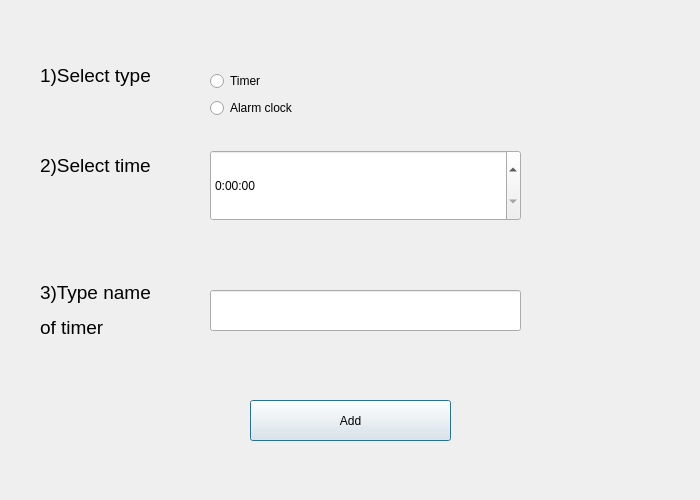
<?xml version="1.0" encoding="UTF-8"?>
<ui version="4.0">
 <class>InputWindow</class>
 <widget class="QDialog" name="InputWindow">
  <property name="geometry">
   <rect>
    <x>0</x>
    <y>0</y>
    <width>700</width>
    <height>500</height>
   </rect>
  </property>
  <property name="minimumSize">
   <size>
    <width>700</width>
    <height>500</height>
   </size>
  </property>
  <property name="maximumSize">
   <size>
    <width>700</width>
    <height>500</height>
   </size>
  </property>
  <property name="windowTitle">
   <string>Add timer</string>
  </property>
  <widget class="QLabel" name="label_2">
   <property name="geometry">
    <rect>
     <x>40</x>
     <y>60</y>
     <width>131</width>
     <height>31</height>
    </rect>
   </property>
   <property name="text">
    <string>&lt;html&gt;&lt;head/&gt;&lt;body&gt;&lt;p&gt;&lt;span style=&quot; font-size:14pt;&quot;&gt;1)Select type&lt;/span&gt;&lt;/p&gt;&lt;/body&gt;&lt;/html&gt;</string>
   </property>
  </widget>
  <widget class="QLabel" name="label_3">
   <property name="geometry">
    <rect>
     <x>40</x>
     <y>150</y>
     <width>131</width>
     <height>31</height>
    </rect>
   </property>
   <property name="text">
    <string>&lt;html&gt;&lt;head/&gt;&lt;body&gt;&lt;p&gt;&lt;span style=&quot; font-size:14pt;&quot;&gt;2)Select time&lt;/span&gt;&lt;/p&gt;&lt;/body&gt;&lt;/html&gt;</string>
   </property>
  </widget>
  <widget class="QTimeEdit" name="inputTimer">
   <property name="geometry">
    <rect>
     <x>210</x>
     <y>150</y>
     <width>311</width>
     <height>71</height>
    </rect>
   </property>
   <property name="styleSheet">
    <string notr="true">font: 14pt &quot;MS Shell Dlg 2&quot;;</string>
   </property>
   <property name="dateTime">
    <datetime>
     <hour>0</hour>
     <minute>0</minute>
     <second>0</second>
     <year>2000</year>
     <month>1</month>
     <day>1</day>
    </datetime>
   </property>
   <property name="displayFormat">
    <string>H:mm:ss</string>
   </property>
  </widget>
  <widget class="QLabel" name="label_4">
   <property name="geometry">
    <rect>
     <x>40</x>
     <y>280</y>
     <width>131</width>
     <height>61</height>
    </rect>
   </property>
   <property name="text">
    <string>&lt;html&gt;&lt;head/&gt;&lt;body&gt;&lt;p&gt;&lt;span style=&quot; font-size:14pt;&quot;&gt;3)Type name&lt;/span&gt;&lt;/p&gt;&lt;p&gt;&lt;span style=&quot; font-size:14pt;&quot;&gt;of timer&lt;/span&gt;&lt;/p&gt;&lt;/body&gt;&lt;/html&gt;</string>
   </property>
  </widget>
  <widget class="QLineEdit" name="lineNameTimerEdit">
   <property name="geometry">
    <rect>
     <x>210</x>
     <y>290</y>
     <width>311</width>
     <height>41</height>
    </rect>
   </property>
   <property name="styleSheet">
    <string notr="true">font: 14pt &quot;MS Shell Dlg 2&quot;;</string>
   </property>
   <property name="text">
    <string/>
   </property>
  </widget>
  <widget class="QPushButton" name="addButton">
   <property name="geometry">
    <rect>
     <x>250</x>
     <y>400</y>
     <width>201</width>
     <height>41</height>
    </rect>
   </property>
   <property name="styleSheet">
    <string notr="true">font: 8pt &quot;MS Shell Dlg 2&quot;;
font: 12pt &quot;MS Shell Dlg 2&quot;;</string>
   </property>
   <property name="text">
    <string>Add</string>
   </property>
  </widget>
  <widget class="QWidget" name="layoutWidget">
   <property name="geometry">
    <rect>
     <x>210</x>
     <y>70</y>
     <width>311</width>
     <height>51</height>
    </rect>
   </property>
   <layout class="QGridLayout" name="gridLayout">
    <item row="1" column="1">
     <widget class="QRadioButton" name="radioButtonAlarmClock">
      <property name="text">
       <string>Alarm clock</string>
      </property>
     </widget>
    </item>
    <item row="0" column="1">
     <widget class="QRadioButton" name="radioButtonTimer">
      <property name="text">
       <string>Timer</string>
      </property>
     </widget>
    </item>
   </layout>
  </widget>
 </widget>
 <resources/>
 <connections/>
</ui>
